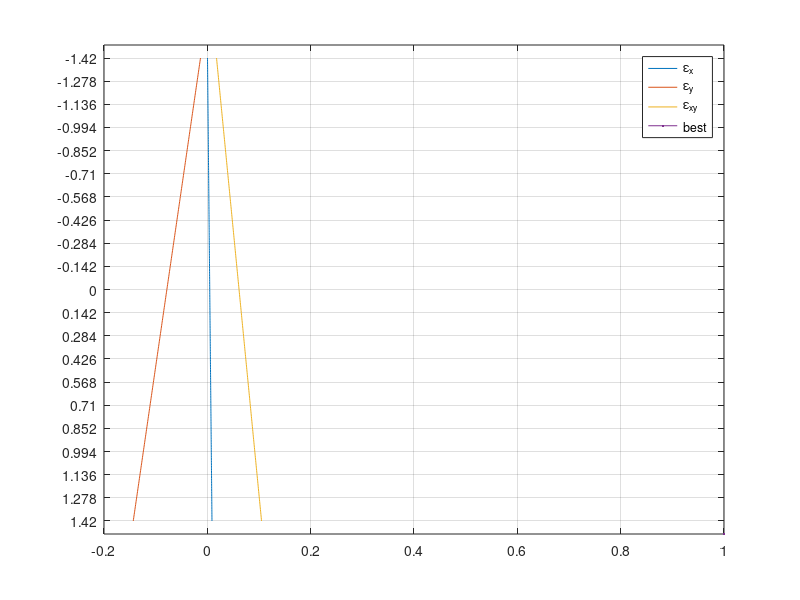
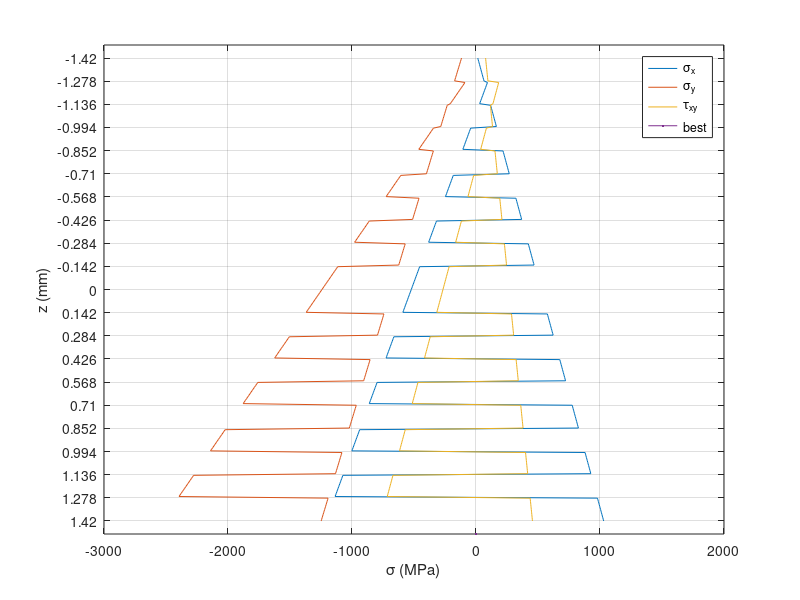
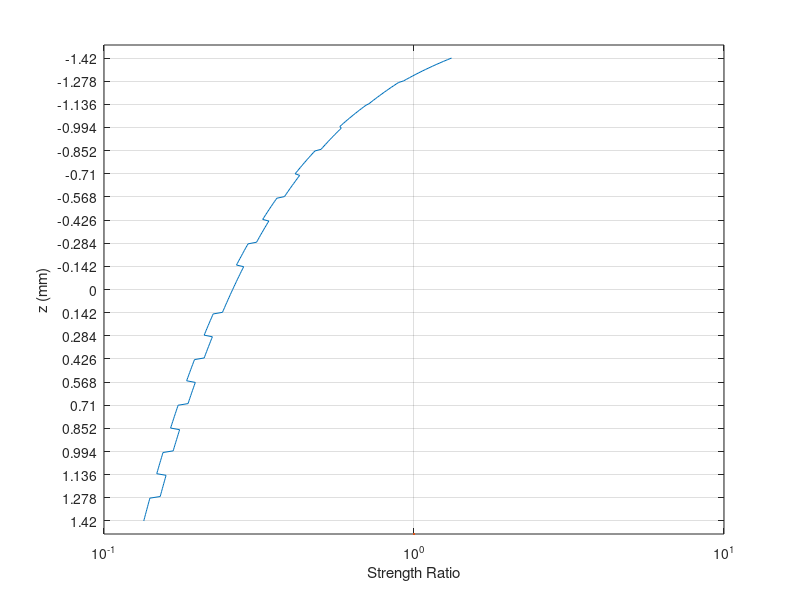
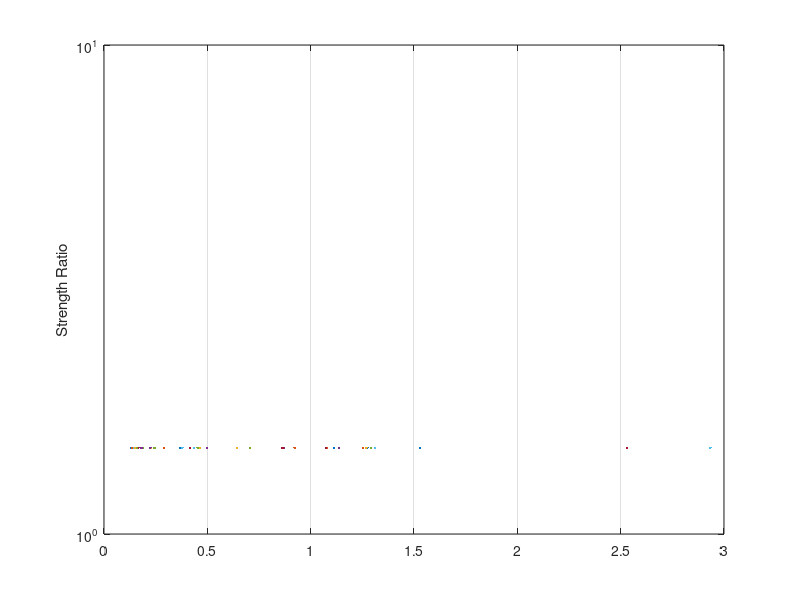

The MATLAB script that drew these images, in order:
%% CLT Calculations for an ESR Foot
% Mehmet Furkan Doğan
% 30.11.2023
clc;clear;close all;
%% Defining the material properties
core = false;

load('Materials/Cycom 381 IM7 UD.mat')

if core == true
    load("Materials\Rohacell.mat")
end
%% Calculation of compliance and stiffness matrices
% Compliance matrix for unidirectional lamina
S11 = 1/E_1;        % 1/Pa
S12 = -nu_12/E_1;   % 1/Pa
S13 = -nu_13/E_1;   % 1/Pa
S22 = 1/E_2;        % 1/Pa
S23 = -nu_23/E_2;   % 1/Pa
S33 = 1/E_3;        % 1/Pa
S44 = 1/G_23;       % 1/Pa
S55 = 1/G_31;       % 1/Pa
S66 = 1/G_12;       % 1/Pa
% Complete compliance matrix
S = [S11 S12 S13 0   0   0;
     S12 S22 S23 0   0   0;
     S13 S23 S33 0   0   0;
     0   0   0   S44 0   0;
     0   0   0   0   S55 0;
     0   0   0   0   0   S66];
% Stiffness matrix
C = inv(S);
% Reduced compliance matrix
S = [S11 S12 0;
     S12 S22 0;
     0   0   S66];  % 1/Pa
% Reduced stiffness matrix
Q = inv(S);         % Pa
%% Laminate Properties
tic
% [45/-45/45/-45/0/90/0/90/-45/0/45/90]_s
% theta = [45 -45 45 -45 0 90 0 90 -45 0 45 90];
theta = [0 45 0 45 0 45 0 45 0 45];     % degree
if core == true
    theta = [theta 0 flip(theta)];                       % degree (Symmetric)
    n = size(theta,2);  % number of plies
    H = n*t+t_core;        % m % Total width of the lamimate
    for i = 0:length(theta)/2
        h(i+1) = -H/2 + i*t; % m
    end
    h = [h -flip(h)];
else
    theta = [theta flip(theta)];                       % degree (Symmetric)
    n = size(theta,2);  % number of plies
    H = n*t;        % m % Total width of the lamimate
    for i = 0:length(theta)
        h(i+1) = -H/2 + i*t; % m
    end
end

%% Angle transformation
% Reuter matrix
R = [1 0 0;
     0 1 0;
     0 0 2];    % -

for i = 1:n
    if i == 1+ (n-1)/2 && core == true
        Qbar(:,:,i) = [1/E_core -nu_core/E_core 0;
                       -nu_core/E_core 1/E_core 0;
                       0 0 1/G_core];
        Sbar(:,:,i) = inv(Qbar(:,:,i));     % 1/Pa
        continue
    end
    s = sin(theta(i)*pi/180);
    c = cos(theta(i)*pi/180);
    % Transformation matrix
    T = [c^2    s^2     2*s*c;
         s^2    c^2     -2*s*c;
         -s*c   s*c     c^2-s^2];  % -
    Qbar(:,:,i) = inv(T)*Q*R*T*inv(R);  % Pa
    Sbar(:,:,i) = inv(Qbar(:,:,i));     % 1/Pa
end

%% Global laminate stiffness matrix
A = zeros(3,3); % Pa * m    % Extensional stiffnes matrix
B = zeros(3,3); % Pa * m^2  % Coupling stiffness matrix
D = zeros(3,3); % Pa * m^3  % Bending stiffness matrix

for i = 1:3
    for j = 1:3
        for k = 1:n
            A(i,j) = A(i,j) + Qbar(i,j,k) * (h(k+1)-h(k));
            B(i,j) = B(i,j) + (1/2) * Qbar(i,j,k) * (h(k+1)^2-h(k)^2);
            D(i,j) = D(i,j) + (1/3) * Qbar(i,j,k) * (h(k+1)^3-h(k)^3);
        end
    end
end

ABBD = [A B;
        B D];
%% Loading
% Foot Dimensions
shoe_size = 42;     % eu
L_data = 230e-3;    % m % Total Lenght of the foot
% L_model = 206e-3;  % m for proted design
L_model = ((shoe_size - 2 ) * 20 / 3)*1e-3;
b_rear = 0.225 * L_model;  % Lenght of the front part of the foot
b_front = L_model - b_rear;    % Lenght of the rear part of the foot
a = 0.31 * L_model; % Width of the foot
delta = 7.5;    % deg % the angle between foot axis and the walking direction
Ix = (1/12) * a*H^3; % m^4
Iz = (1/12) * H^3*a; % m^4
J = Ix + Iz; % m^4

%% Total Mass of the Foot
area = L_model * a;
if core == true
    mass = rho * area * (H-t_core) + rho_core * area * t_core;
else
    mass = rho * area * H;
end

%% 
load('gait_forces.mat')
number_of_time_steps = length(spi);
nots = number_of_time_steps;
% Toe contact
Fz = F_foot_ground_yp(spi);
Fy = F_foot_ground_xp(spi) * cosd(delta);
Fx = F_foot_ground_xp(spi) * sind(delta);
b = CoP_xp(spi)*1e-3 * L_model / L_data - b_rear;
% b = abs(b);
%% Loadings
% Iy = (1/12) * b*H^3; % m^4
    
Nx = Fx./(H*b)*H;    % N/m
Ny = Fx.*b*(a/2)*H./Iz + Fy/(H*a)*H;    % N/m
Nxy = Fx/(H*a)*H;  % N/m
N = [Nx Ny Nxy]';

Mx = zeros(size(b));                     % N*m/m
My = -Fz.*b*(H^3/12)/Ix;      % N*m/m
Mxy = -Fz*a^4/(16*J)*(-1/4*(H/a*sqrt(1+H^2/a^2) + 1/2*log(abs(H/a + sqrt(1+H^2/a^2))/abs(-H/a + sqrt(1+H^2/a^2)))) + 1/2*H/a*(H^2/a^2 + 1)^(3/2));                 % N*m/m
M = [Mx My Mxy]';

NM = [N;M];
%% Strains and curvatures
eps0kappa = ABBD\NM;

eps0 = eps0kappa(1:3,:);      % m/m
kappa = eps0kappa(4:6,:);     % 1/m

z = -H/2:10*1e-6:H/2;                     % z for whole laminate
for i = 1:nots
    eps(:,:,i) = repmat(eps0(:,i), 1, length(z)) + z .* kappa(:,i);
end
%% Stresses
sigma = zeros(size(eps));
sigma_loc = zeros(size(eps));
for i = 1:length(z)

    for j = 1:length(h)-1
        if z(i)>=h(j) && z(i)<h(j+1)
             ply = j;
             break
        end
    end
    if z(i)==h(end)
        ply = length(h)-1;
    end

    for j = 1:nots
        sigma(:,i,j) = Qbar(:,:,ply) * eps(:,i,j);
    end
    % Local stresses
    s = sin(theta(ply)*pi/180);
    c = cos(theta(ply)*pi/180);
    % Transformation matrix
    T = [c^2    s^2     2*s*c;
         s^2    c^2     -2*s*c;
         -s*c   s*c     c^2-s^2];  % -
    for j = 1:nots
        sigma_loc(:,i,j) = T * sigma(:,i,j);
    end
    
end

%% Strength Ratio
SR = zeros(length(z),nots);
% Tsai-Wu Criterion
H1 = 1/sigma_1_T_ult - 1/sigma_1_C_ult;     % 1/Pa
H11 = 1/(sigma_1_T_ult*sigma_1_C_ult);      % 1/Pa^2
H2 = 1/sigma_2_T_ult - 1/sigma_2_C_ult;     % 
H22 = 1/(sigma_2_T_ult*sigma_2_C_ult);
H6 = 0;
H66 = 1/tau_12_ult^2;
% Mises-Hencky Criterion
H12 = -1/2 * sqrt(1/(sigma_1_T_ult*sigma_1_C_ult*sigma_2_T_ult*sigma_2_C_ult));
for i=1:length(z)
    for j = 1:nots
        p = [H11*sigma_loc(1,i,j)^2+H22*sigma_loc(2,i,j)^2+H66*sigma_loc(3,i,j)^2+...
             H12*sigma_loc(1,i,j)*sigma_loc(2,i,j)...
             H1*sigma_loc(1,i,j)+H2*sigma_loc(2,i,j)+H6*sigma_loc(3,i,j) -1];
        SR(i,j) = max(roots(p));
    end
end
%% Output
fprintf('Total mass: %.2f g\n',mass*1e3)
fprintf('Minimum strength ratio: %.2f\n',min(min(SR)))
toc
%% Plotting Strain and Stress
f1 = figure('name','Strain','numberTitle','off');
grid on;

plot(eps(:,:,35),z*1e3,LineWidth=1.5)
grid on;
legend('\epsilon_x','\epsilon_y','\epsilon_{xy}',Location='best')
set(gca, 'YDir','reverse')
yticks(h*1e3)



figure('name','Stress','numberTitle','off');
plot(sigma(:,:,35)*1e-6,z*1e3,LineWidth=1.5)
grid on;
legend('\sigma_x','\sigma_y','\tau_{xy}',Location='best')
set(gca, 'YDir','reverse')
yticks(h*1e3)
ylabel('z (mm)')
xlabel('\sigma (MPa)')

figure('name','Strength Ratio','numberTitle','off');
plot(SR(:,35),z*1e3,LineWidth=1.5)
grid on;
set(gca, 'YDir','reverse')
set(gca, 'XScale', 'log')
yticks(h*1e3)
ylabel('z (mm)')
xlabel('Strength Ratio')

figure('name','Strength Ratio','numberTitle','off');
plot(min(SR),LineWidth=1.5)
grid on;
set(gca, 'YScale', 'log')
ylabel('Strength Ratio')